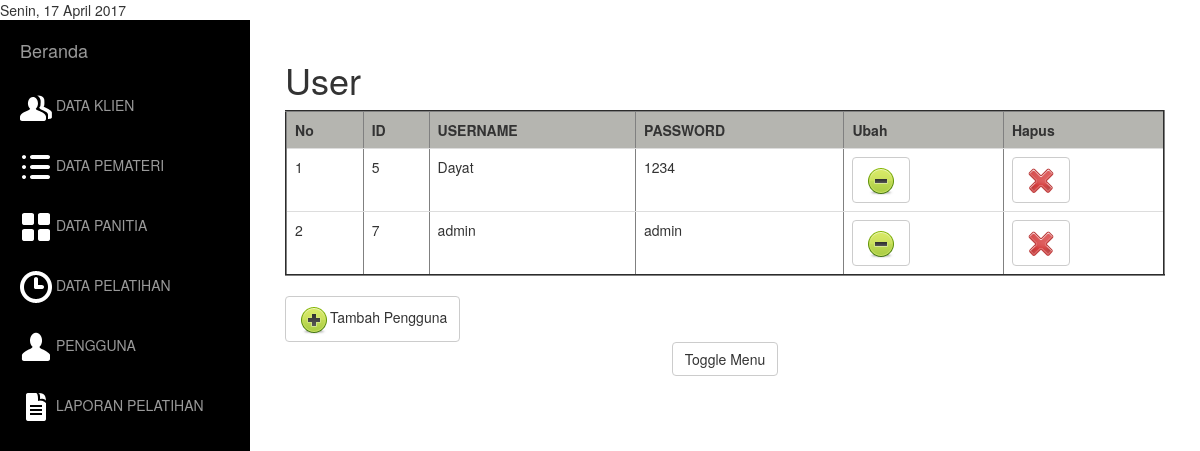
The page /USER/index.php on the database its author committed.
### tables this page shows
CREATE TABLE IF NOT EXISTS `tb_user` (
  `id` int(11) NOT NULL AUTO_INCREMENT,
  `username` varchar(8) NOT NULL,
  `password` varchar(8) NOT NULL,
  PRIMARY KEY (`id`)
);

### USER/index.php (called while the page is built, shortened)
<?php
	include "user.php";
	$user = new user();
	$data_user = $user->get_user();
	include "view.index.php";
?>

### USER/user.php (called while the page is built, shortened)
<?php
class user{
	function get_user(){
		$sql = "select * from tb_user";
		$query = mysql_query($sql) or die ("Gagal query : ".$sql);
		return $query;
	}
}
?>

### USER/view.index.php (the view, shortened to what this page needs)
<!DOCTYPE html>
<html lang="en">
<head>
    <link href="asset/css/bootstrap.min.css" rel="stylesheet">
    <link href="asset/css/simple-sidebar.css" rel="stylesheet">
</head>
<body>
    <div id="wrapper">
        <div id="sidebar-wrapper">
            <ul class="sidebar-nav">
                <li class="sidebar-brand">
                    <a href="../home.php">
                        Beranda
                    </a>
                </li>
                <li>
                    <a href="../KLIEN/index.php"><img src='../asset/icons/wb/ic_users.png' /> DATA KLIEN</a>
                </li><br>
                <li>
                    <a href="../PEMATERI/index.php"><img src='../asset/icons/wb/ic_list.png' /> DATA PEMATERI</a>
                </li><br>
                <li>
                    <a href="../PANITIA/index.php"><img src='../asset/icons/wb/ic_grid.png' /> DATA PANITIA</a>
                </li><br>
                <li>
                    <a href="../EVENT/index.php"><img src='../asset/icons/wb/ic_time.png' /> DATA PELATIHAN</a>
                </li><br>
				<li>
                    <a href="#"><img src='../asset/icons/wb/ic_user.png' /> PENGGUNA</a>
                </li><br>
                <li>
                    <a href="../LAPORAN/form.php"><img src='../asset/icons/wb/ic_text_document.png' /> LAPORAN PELATIHAN</a>
                </li>
            </ul>
        </div>
        <div id="page-content-wrapper">
            <div class="container-fluid">
                <div class="row">
                    <div class="col-lg-12">
                       <h1>User</h1>
	   <table class="table" border="2">
			<tr bgcolor="#B5B5B0">
				<th>No</th>
				<th>ID</th>
				<th>USERNAME</th>
				<th>PASSWORD</th>
				<th>Ubah</th>
				<th>Hapus</th>
			</tr>
		<?php while($v = mysql_fetch_array($data_user)):;?>
			<tr>
				<td><?php echo $c=$c+1;?></td>
				<td><?php echo $v["id"];?></td>
				<td><?php echo $v["username"];?></td>
				<td><?php echo $v["password"];?></td>
				<td><a href="formedit.php?id=<?php echo $v["id"]; ?>" class="btn btn-default" ><img src='../asset/edit.png' /></a></td>
				<td><a href="delete.php?id=<?php echo $v["id"]; ?>" class="btn btn-default" ><img src='../asset/delete.png' /></a></td>
			</tr>
			<?php endwhile;?>
		<table>
						<a href="view.form.php" class="btn btn-default" ><img src='../asset/add.png' />Tambah Pengguna</a><br>
						<center><a href="#menu-toggle" class="btn btn-default" id="menu-toggle">Toggle Menu</a></center>
                    </div>
                </div>
            </div>
        </div>
    </div>
</body>
</html>

### USER/asset/css/simple-sidebar.css (style rules this page uses)
#wrapper { padding-left: 0; -webkit-transition: all 0.5s ease; -moz-transition: all 0.5s ease; -o-transition: all 0.5s ease; transition: all 0.5s ease; }
#sidebar-wrapper { z-index: 1000; position: fixed; left: 250px; width: 0; height: 100%; margin-left: -250px; overflow-y: auto; background: #000; -webkit-transition: all 0.5s ease; -moz-transition: all 0.5s ease; -o-transition: all 0.5s ease; transition: all 0.5s ease; }
#page-content-wrapper { width: 100%; padding: 15px; }
.sidebar-nav { position: absolute; top: 0; width: 250px; margin: 0; padding: 0; list-style: none; }
.sidebar-nav li { text-indent: 20px; line-height: 40px; }
.sidebar-nav li a { display: block; text-decoration: none; color: #999999; }
.sidebar-nav > .sidebar-brand { height: 65px; font-size: 18px; line-height: 60px; }
.sidebar-nav > .sidebar-brand a { color: #999999; }
@media (min-width:768px) { #wrapper { padding-left: 250px; } }
@media (min-width:768px) { #sidebar-wrapper { width: 250px; } }
@media (min-width:768px) { #page-content-wrapper { padding: 20px; } }

### rows shown on the page
tb_user: id "5", username "Dayat", password "1234"
tb_user: c "2", id "7", username "admin", password "admin"
